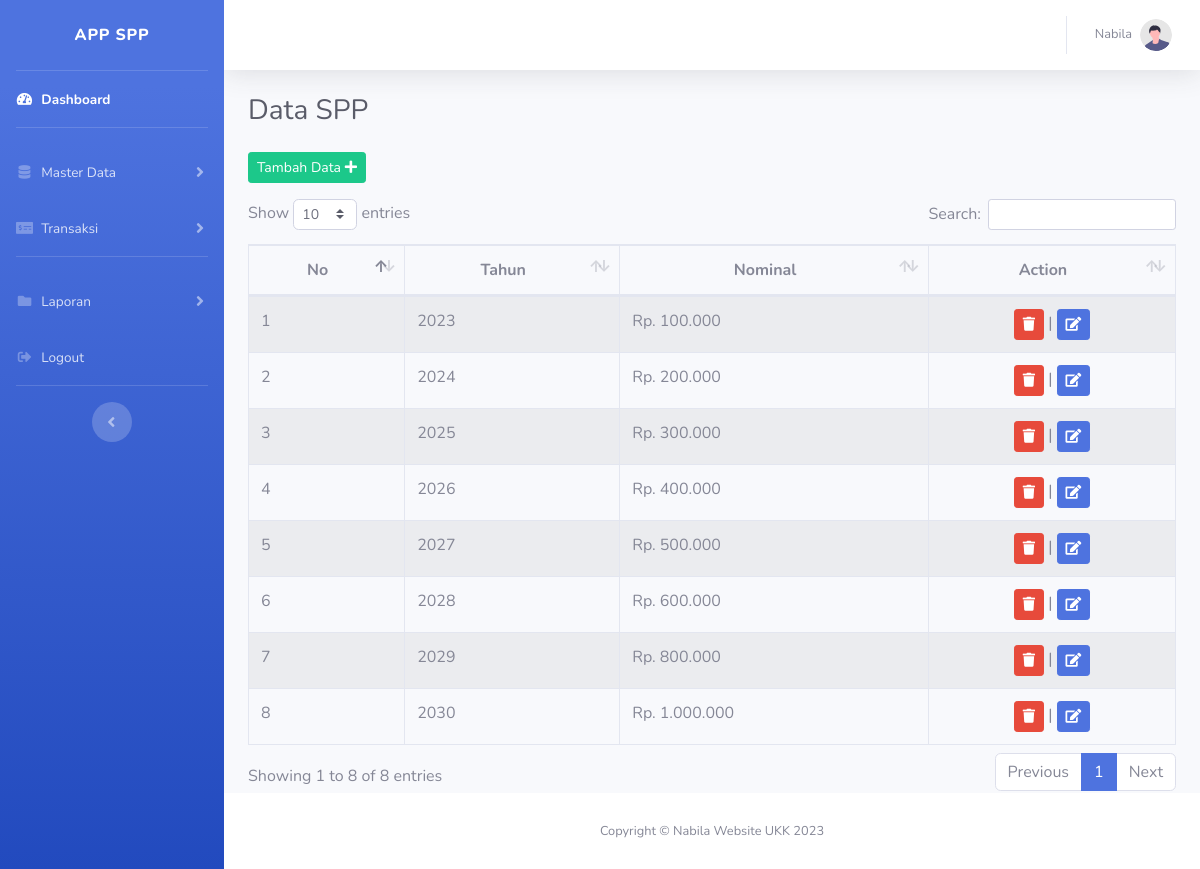
Screenshot of /admin/index.php?hal=dataSpp (signed in) with the database file from the repository.
### tables this page shows
CREATE TABLE `tb_spp` (
  `id_spp` int(11) NOT NULL,
  `tahun` varchar(10) NOT NULL,
  `nominal` int(11) NOT NULL
);

### admin/dataSpp.php (the view)
<?php
include "../config/koneksi.php";
$query = $conn->query("SELECT * FROM tb_spp");
?>
<div class="d-sm-flex align-items-center justify-content-between mb-4">
 <h1 class="h3 mb-0 text-gray-800">Data SPP</h1>
</div>
<a href="?hal=tambahSpp" class="btn btn-sm btn-success mb-3">
     Tambah Data <i class="fa fa-plus"></i>
</a>
<table class="table table-striped table-bordered" id="dataTable">
    <thead>
        <tr>
            <th class="text-center">No</th>
            <th class="text-center">Tahun</th>
            <th class="text-center">Nominal</th>
            <th class="text-center">Action</th>
        </tr>
    </thead>
    <tbody>
        <?php
        $i=1;
        foreach($query as $data){
        ?>
        <tr>
            <td><?php echo $i++; ?></td>
            <td><?php echo $data['tahun']?></td>
            <td>Rp. <?php echo number_format($data['nominal'],0,',','.')?></td>
            <td>
                <center>
                    <a href="proses-spp.php?delete=<?php echo $data['id_spp']?>" class="btn btn-sm btn-danger" onclick=" return confirm('apakah anda yakin ingin menghapus?');"><i class="fa fa-trash"></i></a> |
                    <a href="index.php?hal=editspp&amp;id=<?php echo $data['id_spp']?>" class="btn btn-sm btn-primary" ><i class="fa fa-edit"></i></a>
                </center>
            </td>
        </tr>
        <?php }?>
    </tbody>
</table>

### admin/temp/header.php (shortened to what this page needs)
<?php
if(empty($_SESSION['id_petugas'])){
    echo"<script>alert('maaf username dan password tidak boleh kosong'); window.location.assign('../index.php')</script>";
}else {
    $nama_petugas =$_SESSION['nama_petugas'];
}
?>
<!DOCTYPE html>
<html lang="en">
<head>
    <link href="../assets/vendor/fontawesome-free/css/all.min.css" rel="stylesheet" type="text/css">
    <link href="../assets/css/sb-admin-2.min.css" rel="stylesheet">
    <link href="../assets/vendor/datatables/dataTables.bootstrap4.min.css" rel="stylesheet">
</head>

### admin/temp/sidebar.php (shortened to what this page needs)
<body id="page-top">
    <div id="wrapper">
        <ul class="navbar-nav bg-gradient-primary sidebar sidebar-dark accordion" id="accordionSidebar">
            <a class="sidebar-brand d-flex align-items-center justify-content-center" href="index.html">
                <div class="sidebar-brand-text mx-3">APP SPP</div>
            </a>
            <hr class="sidebar-divider my-0">
            <li class="nav-item active">
                <a class="nav-link" href="index.php?hal=home">
                    <i class="fas fa-fw fa-tachometer-alt"></i>
                    <span>Dashboard</span></a>
            </li>
            <hr class="sidebar-divider">
           <li class="nav-item">
                <a class="nav-link collapsed" href="#" data-toggle="collapse" data-target="#collapseTwo"
                    aria-expanded="true" aria-controls="collapseTwo">
                    <i class="fas fa-fw fa-database"></i>
                    <span>Master Data</span>
                </a>
            </li>
            <li class="nav-item">
                <a class="nav-link collapsed" href="#" data-toggle="collapse" data-target="#collapseUtilities"
                    aria-expanded="true" aria-controls="collapseUtilities">
                    <i class="fas fa-fw fa-money-check-alt"></i>
                    <span>Transaksi</span>
                </a>
            </li>
            <hr class="sidebar-divider">
            <li class="nav-item">
                <a class="nav-link collapsed" href="#" data-toggle="collapse" data-target="#collapsePages"
                    aria-expanded="true" aria-controls="collapsePages">
                    <i class="fas fa-fw fa-folder"></i>
                    <span>Laporan</span>
                </a>
            </li>
            <li class="nav-item">
                <a class="nav-link" href="logout.php">
                    <i class="fas fa-fw  fa-sign-out-alt"></i>
                    <span>Logout</span></a>
            </li>
            <hr class="sidebar-divider d-none d-md-block">
            <div class="text-center d-none d-md-inline">
                <button class="rounded-circle border-0" id="sidebarToggle"></button>
            </div>
        </ul>
        <div id="content-wrapper" class="d-flex flex-column">
            <div id="content">
                <nav class="navbar navbar-expand navbar-light bg-white topbar mb-4 static-top shadow">
                    <ul class="navbar-nav ml-auto">
                        <li class="nav-item dropdown no-arrow">
                            <a class="nav-link dropdown-toggle" href="#" id="userDropdown" role="button"
                                data-toggle="dropdown" aria-haspopup="true" aria-expanded="false">
                                <span class="mr-2 d-none d-lg-inline text-gray-600 small"><?php echo $nama_petugas?></span>
                                <img class="img-profile rounded-circle"
                                    src="../assets/img/undraw_profile.svg">
                            </a>
                        </li>
                    </ul>
                </nav>

### admin/index.php
<?php include "temp/header.php";?>
<?php  include "temp/sidebar.php";?>
                <div class="container-fluid">
                    <?php
                        $halaman = (isset($_GET['hal']))?$_GET['hal']:'home';
                        if($halaman){
                            if(file_exists($halaman.".php")){
                                include $halaman.".php";
                            } else {
                                echo "Halaman Tidak Ditemukan!";
                            }
                        }else{
                            include "home.php";
                        }
                    ?>
                </div>
            </div>
            <?php include "temp/footer.php"; ?>

### admin/temp/footer.php (shortened to what this page needs)
<footer class="sticky-footer bg-white">
                <div class="container my-auto">
                    <div class="copyright text-center my-auto">
                        <span>Copyright &copy; Nabila Website UKK 2023</span>
                    </div>
                </div>
            </footer>
        </div>
    </div>
</body>
</html>

### rows the page displays
tb_spp: tahun "2023", nominal "100.000"
tb_spp: tahun "2024", nominal "200.000"
tb_spp: tahun "2025", nominal "300.000"
tb_spp: tahun "2026", nominal "400.000"
tb_spp: tahun "2027", nominal "500.000"
tb_spp: tahun "2028", nominal "600.000"
tb_spp: tahun "2029", nominal "800.000"
tb_spp: tahun "2030", nominal "1.000.000"

### other values shown
$nama_petugas "Nabila"
